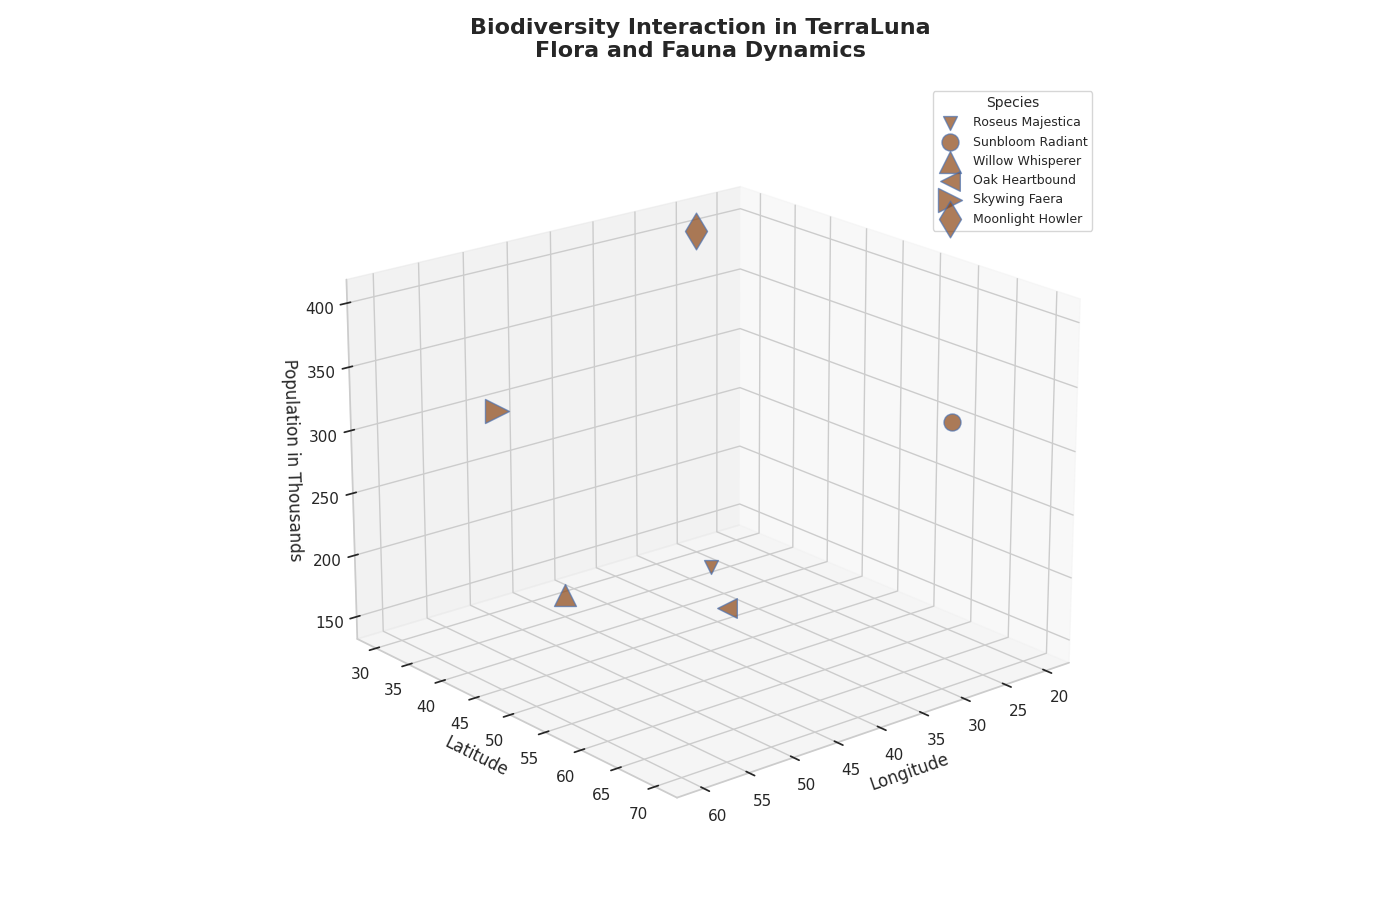

Reproduce this figure in Python.
import matplotlib.pyplot as plt
from mpl_toolkits.mplot3d import Axes3D

species_names = ['Roseus Majestica', 'Sunbloom Radiant', 'Willow Whisperer', 
                 'Oak Heartbound', 'Skywing Faera', 'Moonlight Howler']
species_data = [
    [40, 50, 200, 100],
    [20, 60, 300, 150],
    [45, 35, 150, 250],
    [55, 70, 250, 200],
    [60, 45, 350, 300],
    [25, 30, 400, 350]
]

longitudes = [data[0] for data in species_data]
latitudes = [data[1] for data in species_data]
populations = [data[2] for data in species_data]
impacts = [data[3] for data in species_data]

consistent_color = '#8B4513'  # Chosen single color for all groups
marker_styles = ['v', 'o', '^', '<', '>', 'd']

fig = plt.figure(figsize=(14, 9))
ax = fig.add_subplot(111, projection='3d')

for i, species in enumerate(species_names):
    ax.scatter(longitudes[i], latitudes[i], populations[i], s=impacts[i], c=consistent_color,
               label=species, alpha=0.7, edgecolors='b', marker=marker_styles[i])

ax.set_xlabel('Longitude', fontsize=12)
ax.set_ylabel('Latitude', fontsize=12)
ax.set_zlabel('Population in Thousands', fontsize=12)
ax.set_title('Biodiversity Interaction in TerraLuna\nFlora and Fauna Dynamics', 
             fontsize=16, fontweight='bold', pad=20)

ax.legend(title="Species", loc='upper right', fontsize=9, title_fontsize='10', frameon=True)

ax.grid(True, linestyle='-.')

ax.view_init(elev=20, azim=50)

plt.tight_layout()
plt.show()
